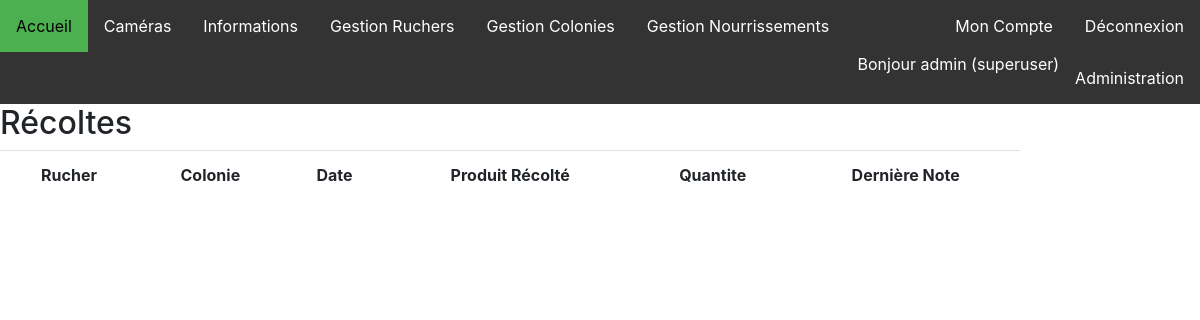
The page /afficherRecoltes (signed in) on the database as committed earlier.
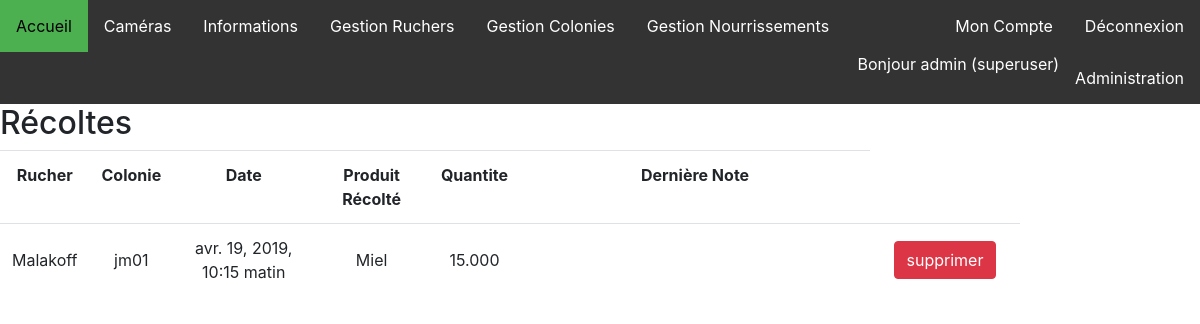
The same page on the database as committed later.
### ruches/models.py (models this page shows, shortened)
class Recolte(models.Model):
    colonie = models.ForeignKey(Colonie, on_delete=models.CASCADE)
    date = models.DateTimeField(default=datetime.datetime.now)
    produitRecolte = models.ForeignKey(ProduitRecolte, on_delete=models.CASCADE, null=True)
    quantite = models.DecimalField(max_digits=12, decimal_places=3, null=True)
    note = models.CharField(max_length=1024, null=True)

class Colonie(models.Model):
    nom = models.CharField(max_length=200)
    rucher = models.ForeignKey(Rucher, on_delete=models.CASCADE)
    type = models.ForeignKey(TypeRuche, on_delete=models.CASCADE)
    nombre_de_cadres = models.CharField(max_length=20)
    date = models.DateTimeField(default=datetime.datetime.now)
    remarque = models.CharField(max_length=1024, null=True)

class Rucher(models.Model):
    nom = models.CharField(max_length=200, unique=True)
    user = models.ForeignKey(User, on_delete=models.CASCADE, null=True)
    adresseP = models.CharField(max_length=200, default='')
    adresseS = models.CharField(max_length=200, null=True, default='')
    codePostal = models.CharField(max_length=5, default='')
    ville = models.CharField(max_length=200, default='')

class ProduitRecolte(models.Model):
    nom = models.CharField(max_length=200)
    def __str__(self):
        return self.nom

### ruches/views.py (the view)
# urls.py: path('afficherRecoltes', views.afficherRecoltes, name='afficherRecoltes'),
def afficherRecoltes(request):
    recoltesObj = Recolte.objects.all()
    recoltes = []
    for r in recoltesObj:
        if r.produitRecolte is None:
            r.delete()
        else:
            recoltes.append(r)
    return render(request, 'Apiculteurs/afficherRecoltes.html', {'recoltes': recoltes})

### templates/Apiculteurs/afficherRecoltes.html (shortened to what this page needs)
{% load static %}
<!DOCTYPE html>
<html lang="fr">
<head>
    <link rel="stylesheet" type="text/css" href="{% static 'ProjetRuches/css/style.css' %}">
    <link rel="stylesheet" href="https://stackpath.bootstrapcdn.com/bootstrap/4.1.3/css/bootstrap.min.css"
>
</head>
<body>
<ul class="navbarMenu">
    <li class="liNavBar"><a href="home">Accueil</a></li>
    <li class="liNavBar"><a href="camerasUser">Caméras</a></li>
    <li class="liNavBar"><a href="informationsUser">Informations</a></li>
    {% if user.is_authenticated %}
    <li class="dropdown2">
        <a href="afficherRuchers" class="dropbtn">Gestion Ruchers</a>
    </li><li class="dropdown2">
        <a href="afficherColonies" class="dropbtn">Gestion Colonies</a>
    </li><li class="dropdown2">
        <a href="/afficherNourrissements" class="dropbtn">Gestion Nourrissements</a>
    </li>
    <li class="right liNavBar"><a href="{% url 'logout' %}">Déconnexion</a></li>
    <li class="right liNavBar"><a href="/monCompte">Mon Compte</a></li>
    {% if user.is_superuser %}
    <li class="right liNavBar"><a href="showUsersAdmin">Administration</a></li>
    <li class="right liNavBar">Bonjour {{ user.username }} (superuser)</li>
    {% else %}
    <li class="right liNavBar">Bonjour {{ user.username }}</li>
    {% endif %}
    {% else %}
    <li class="right liNavBar"><a href="{% url 'login' %}">Connexion</a></li>
    <li class="right liNavBar"><a href="inscription">Inscription</a></li>
    {% endif %}
</ul>
<div>
    <h2>Récoltes</h2>
    {% if user.is_authenticated %}
    <div class="table-responsive" style="padding-right: 15%">
        <table class="table table-hover" style="text-align: center">
            <tr>
                <th>Rucher</th>
                <th>Colonie</th>
                <th>Date</th>
                <th>Produit Récolté</th>
                <th>Quantite</th>
                <th>Dernière Note</th>
            </tr>
            {% for r in recoltes %}
            {% if r.colonie.rucher.user == user or user.is_staff%}
            <tr>
                <td style="vertical-align: middle">{{ r.colonie.rucher.nom }}</td>
                <td style="vertical-align: middle">{{ r.colonie.nom }}</td>
                <td style="vertical-align: middle">{{ r.date }}</td>
                <td style="vertical-align: middle">{{ r.produitRecolte }}</td>
                <td style="vertical-align: middle">{{ r.quantite }}</td>
                <td style="vertical-align: middle; width: 350px">{{ r.note }}</td>
                <td style="vertical-align: middle; width: 150px">
                    <form id="formDel" method="post" onsubmit="return validateRucher(this,'{{r.id}}')" style="display: inline-block"
                          action="{% url 'validSupprimerRecolte' r.id %}">
                        <button type="submit" class="btn btn-danger m-0">supprimer</button>
                    </form>
                </td>
            </tr>
            {% endif %}
            {% endfor %}
        </table>
    </div>
    {% else %}
    <p>You are not logged</p>
    {% endif %}
</div>
</body>
</html>

Rows that differ between the two databases and show on the page:
added Recolte: colonie.rucher.nom "Malakoff", colonie.nom "jm01", date "avr. 19, 2019, 10:15 matin", produitRecolte "Miel", quantite "15.000"
